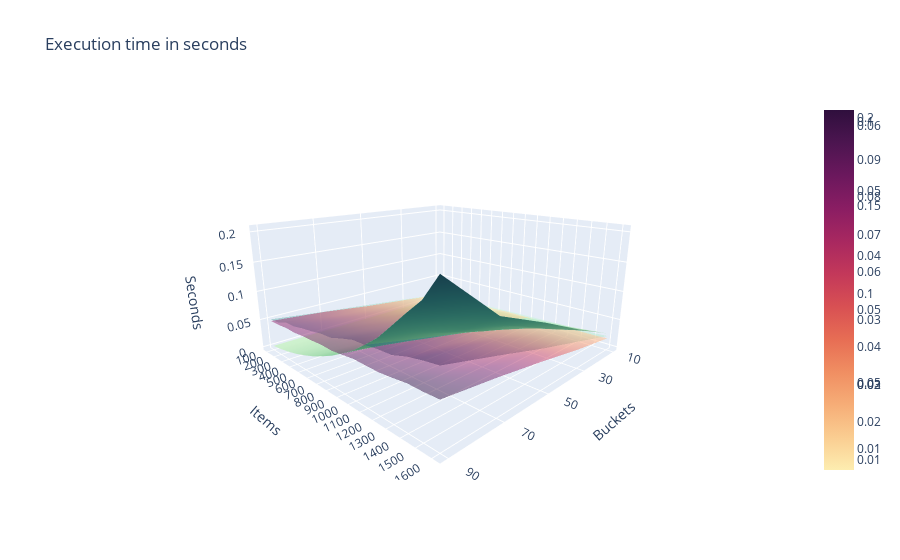

The cell this chart's notebook holds for it:
### Code cell
fig = go.Figure(go.Surface(
    x = traces[0].columns,
    y = traces[0].index,
    z = traces[0],
    colorscale = colorscales[0]))
for i in range(1, len(traces)):
    t = traces[i]
    fig.add_trace(
        go.Surface(
            x = t.columns,
            y = t.index,
            z = t,
            opacity=0.5,
            colorscale = colorscales[i]
        ),

    )
fig.update_layout(
        title = "Execution time in seconds",
        scene = {
            "xaxis": {"ticktext": [str(n) for n in traces[0].columns.tolist()],
                      "tickvals": traces[0].columns.tolist()},
            "yaxis": {"ticktext": [str(n) for n in traces[0].index],
                      "tickvals": traces[0].index.tolist()},
            "zaxis": {"nticks": 10},
            "xaxis_title": "Buckets",
            "yaxis_title": "Items",
            "zaxis_title": "Seconds",
            'camera_eye': {"x": 1.2, "y": 1.2, "z": 0.5},
            "aspectratio": {"x": 1, "y": 1, "z": 0.5}
        })
plotly.offline.plot(fig, filename='retailplot.html')
fig.show()
